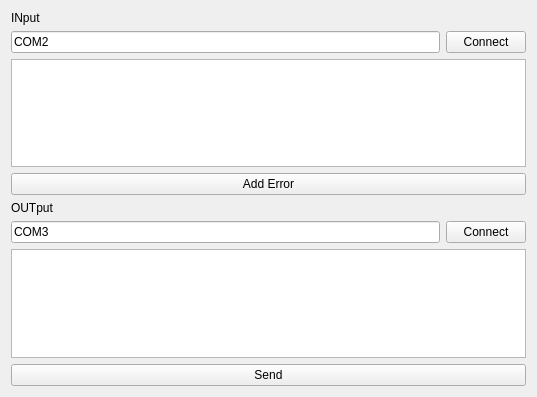
<?xml version="1.0" encoding="UTF-8"?>
<ui version="4.0">
 <class>MainWindow</class>
 <widget class="QMainWindow" name="MainWindow">
  <property name="geometry">
   <rect>
    <x>0</x>
    <y>0</y>
    <width>537</width>
    <height>397</height>
   </rect>
  </property>
  <property name="windowTitle">
   <string>MainWindow</string>
  </property>
  <widget class="QWidget" name="centralWidget">
   <layout class="QGridLayout" name="gridLayout">
    <item row="0" column="0">
     <layout class="QVBoxLayout" name="verticalLayout">
      <item>
       <widget class="QLabel" name="label">
        <property name="text">
         <string>INput</string>
        </property>
       </widget>
      </item>
      <item>
       <layout class="QHBoxLayout" name="horizontalLayout">
        <item>
         <widget class="QLineEdit" name="com_in">
          <property name="text">
           <string>COM2</string>
          </property>
         </widget>
        </item>
        <item>
         <widget class="QPushButton" name="connect_in">
          <property name="text">
           <string>Connect</string>
          </property>
         </widget>
        </item>
       </layout>
      </item>
      <item>
       <widget class="QTextBrowser" name="input_browser"/>
      </item>
     </layout>
    </item>
    <item row="1" column="0">
     <widget class="QPushButton" name="add_error_button">
      <property name="text">
       <string>Add Error</string>
      </property>
     </widget>
    </item>
    <item row="2" column="0">
     <layout class="QVBoxLayout" name="verticalLayout_2">
      <item>
       <widget class="QLabel" name="label_2">
        <property name="text">
         <string>OUTput</string>
        </property>
       </widget>
      </item>
      <item>
       <layout class="QHBoxLayout" name="horizontalLayout_2">
        <item>
         <widget class="QLineEdit" name="com_out">
          <property name="text">
           <string>COM3</string>
          </property>
         </widget>
        </item>
        <item>
         <widget class="QPushButton" name="connect_out">
          <property name="text">
           <string>Connect</string>
          </property>
         </widget>
        </item>
       </layout>
      </item>
      <item>
       <widget class="QTextBrowser" name="output_browser"/>
      </item>
     </layout>
    </item>
    <item row="3" column="0">
     <widget class="QPushButton" name="send_button">
      <property name="text">
       <string>Send</string>
      </property>
     </widget>
    </item>
   </layout>
  </widget>
 </widget>
 <layoutdefault spacing="6" margin="11"/>
 <resources/>
 <connections/>
</ui>
